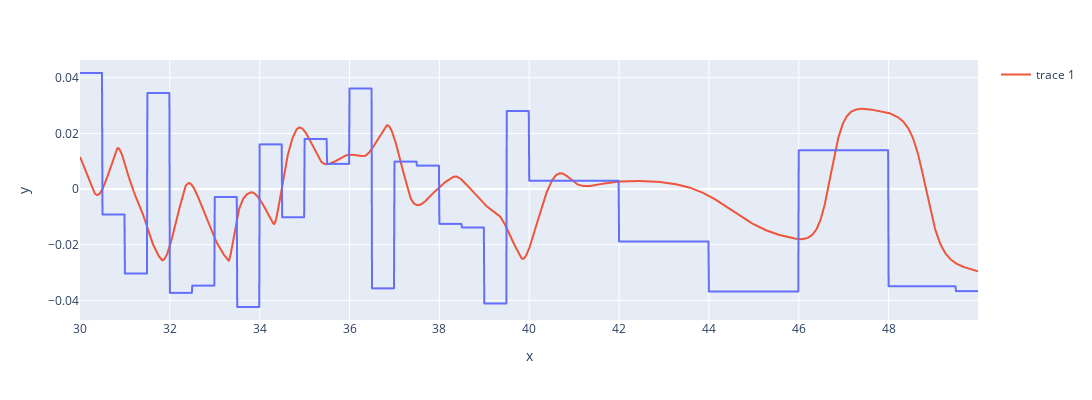

Notebook code cell kept with this figure:
### Markdown cell above
## Entrada

### Code cell
np.random.seed(48)
dt = 0.01

size = 60
step = 0.5
div = int(size // step)

t = np.arange(0, size, dt)
stairs = np.zeros(t.shape)
un = np.zeros(t.shape)

urange = (np.pi / 180) * 2.43
mag = np.random.uniform(-urange, urange, div)
mag[0] = 0
rt = int(t.shape[0] / div)

vel = np.ones(mag.shape) * 16
vel[4] = 8
vel[6] = 10
vel[9] = 6
vel[10] = 6
vel[13] = 6
vel[15] = 4
mag[14] = (np.pi / 180) * 2.43

vel[18:20] = 10
vel[19] = 10

for i in range(1, 20):
    curve = 1/(1+np.exp(-vel[i]*t+4))
    stairs[rt*i:rt*(i+1)] = mag[i]
    un[rt*i:] += (mag[i] - mag[i-1]) * (curve[:curve.shape[0]-rt*i] - curve[0])

mag[22], mag[23] = -mag[23], -mag[22]
vel[20:22] = 8
vel[29:32] = 6
vel[[36,38]] = 8
vel[47] = 10
vel[48:50] = 6
vel[52] = 5
vel[53] = 6
vel[[56,58]] = 10
vel[59] = 6

for i in range(20, 60):
    curve = 1/(1+np.exp(-vel[i]*t+4))
    stairs[rt*i:rt*(i+1)] = mag[i]
    un[rt*i:] += (mag[i] - mag[i-1]) * (curve[:curve.shape[0]-rt*i] - curve[0])

vel[60:100] = 3
vel[61:63] = 5
vel[66] = 10
vel[67] = 2
vel[68] = 6
for i in range(60, 80):
    curve = (1 - np.exp(-vel[i]*(t-0.3)) - vel[i]*(t-0.3)*np.exp(-vel[i]*(t-0.3))) * (t >= 0.3)
    stairs[rt*i:rt*(i+1)] = mag[i]
    un[rt*i:] += (mag[i] - mag[i-1]) * (curve[:curve.shape[0]-rt*i] - curve[0])

mag[76] = mag[79]
mag[80] = 0.003
vel[80] = 6
vel[84] = 2
vel[88] = 1
vel[92] = 7
vel[96] = 6
mag[92] = (np.pi / 180) * 0.8
mag[96] = -(np.pi / 180) * 2.0
for i in range(0, 5):
    j = 80 + i * 4
    curve = 1/(1+np.exp(-vel[j]*t+5))
    stairs[rt*j:rt*(j+4)] = mag[j]
    un[rt*j:] += (mag[j] - mag[j-4]) * (curve[:curve.shape[0]-rt*j] - curve[0])

mag[98] = -(np.pi / 180) * 2.0
mag[99] = -(np.pi / 180) * 2.1
mag[111] = (np.pi / 180) * 1
mag[116] = (np.pi / 180) * 2
mag[102:] = 0.1 * mag[102:]
for i in range(99, 120):
    curve = 1/(1+np.exp(-vel[i]*t+4))
    stairs[rt*i:rt*(i+1)] = mag[i]
    un[rt*i:] += (mag[i] - mag[i-1]) * (curve[:curve.shape[0]-rt*i] - curve[0])

begin = int(30 * 1e+2)
end = int(50 * 1e+2)
fig=px.line(x=t[begin:end], y=stairs[begin:end], height=400, width=1300)
fig.add_scatter(x=t[begin:end], y=un[begin:end], mode='lines')
#fig.add_scatter(x=t, y=d2u, mode='lines')
fig.show()
'''plt.figure(figsize=(14, 6));plt.subplot(2, 1, 1)
plt.plot(t, stairs, label="zoh");plt.plot(t, un, label="damped")
plt.title("Sinal de Entrada Arbitrário");plt.xlabel("Tempo (s)");plt.ylabel("Amplitude")
plt.grid(True);plt.legend();plt.tight_layout();plt.show()'''

### Figure 1 — Plotly figure (JSON) as saved in the notebook; plotly's stock layout.template omitted (floating-point values rounded to 4 significant figures; data arrays with more than 128 entries replaced by an {"elided": "..."} marker saying what was removed)
{"data": [{"hovertemplate": "x=%{x}<br>y=%{y}<extra></extra>", "legendgroup": "", "line": {"color": "#636efa", "dash": "solid"}, "marker": {"symbol": "circle"}, "mode": "lines", "name": "", "showlegend": false, "type": "scattergl", "x": {"elided": "2000 float values"}, "xaxis": "x", "y": {"elided": "2000 float values"}, "yaxis": "y"}, {"mode": "lines", "type": "scatter", "x": {"elided": "2000 float values"}, "y": {"elided": "2000 float values"}}], "layout": {"height": 400, "legend": {"tracegroupgap": 0}, "margin": {"t": 60}, "width": 1300, "xaxis": {"anchor": "y", "domain": [0, 1], "title": {"text": "x"}}, "yaxis": {"anchor": "x", "domain": [0, 1], "title": {"text": "y"}}}}
